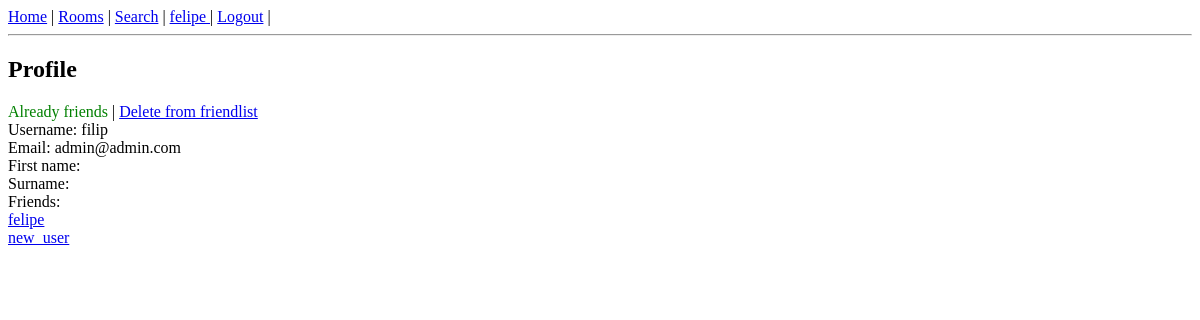
Page /user/filip (signed in) on the earlier database version.
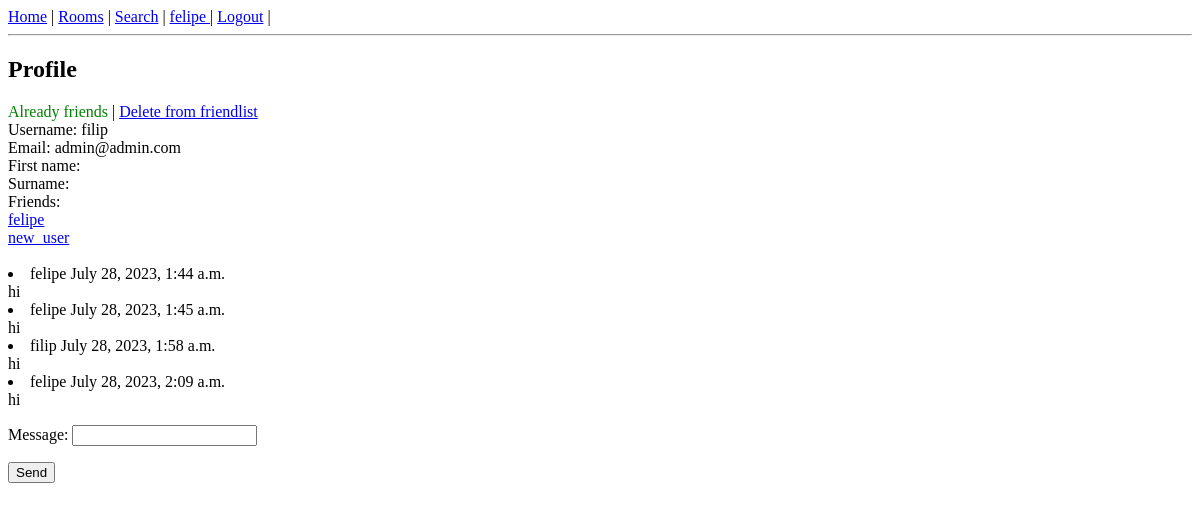
Same page on the later database version.
### viperchat/models.py (models this page shows, shortened)
class User(AbstractUser):
    friends = models.ManyToManyField('self', blank=True)
    username = models.SlugField(unique=True, max_length=150)
    class Meta:
        permissions = [
            ('display_user_profile', 'Can display user informations'),
        ]

class Message(models.Model):
    room = models.ForeignKey(Room, on_delete=models.CASCADE, blank=True, null=True)
    author = models.ForeignKey(User, on_delete=models.CASCADE, related_name='author')
    message_receiver = models.ForeignKey(User, on_delete=models.CASCADE, related_name='message_receiver', blank=True, null=True)
    content = models.TextField()
    date_created = models.DateTimeField(auto_now_add=True)
    date_edited = models.DateTimeField(null=True, blank=True)
    class Meta:
        permissions = [
            ("delete_message_from_room", "Can delete message from room"),
        ]

### viperchat/views.py (the view, shortened to what this page needs)
# urls.py: path('user/<slug:username>', vchat.UserProfile.as_view(), name='user_detail'),
class UserProfile(LoginRequiredMixin, FormMixin, DetailView):
    model = User
    template_name = 'viperchat/user_profile.html'
    context_object_name = 'user'
    form_class = SendMessageForm
    def get_object(self, queryset=None):
        username = self.kwargs['username']
        user = User.objects.get(username=username)
        return user
    def get_context_data(self, **kwargs):
        context = super().get_context_data(**kwargs)
        friend_request = FriendRequest.objects.filter(sender=self.request.user, receiver=self.get_object())
        friend_request_mirror = FriendRequest.objects.filter(sender=self.get_object(), receiver=self.request.user)
        user_rooms = Room.objects.filter(creator=self.request.user)
        context['friend_request'] = friend_request
        context['friend_request_mirror'] = friend_request_mirror
        context['user_rooms'] = user_rooms
        if self.request.user in self.get_object().friends.all():
            friend_messages = Message.objects.filter(author=self.get_object(), message_receiver=self.request.user)
            logged_user_messages = Message.objects.filter(author=self.request.user, message_receiver=self.get_object())
            context['chat'] = (friend_messages | logged_user_messages).order_by('date_created')
            return context
        return context

### viperchat/forms.py
class SendMessageForm(forms.Form):
    message = forms.CharField(max_length=255)

### templates/viperchat/user_profile.html (shortened to what this page needs)
{% extends 'viperchat/base.html' %}
{% block content %}
<h2>Profile</h2>
{% if request.user == user %}
<a href="{% url 'edit_profile' user.username %}">Edit profile</a> |
<a href="{% url 'notification_list' user.username %}">Notifications</a> |
<a href="{% url 'friend_request_list' user.username %}">Friend requests</a> |
<a href="{% url 'logged_user_rooms' user.username %}">Your rooms</a><br>
{% else %}
{% if friend_request.exists %}
    {% for request in friend_request %}
    {% if request.status == 'waiting' %}
        <a href="{% url 'friend_request_delete' request.pk %}">Cancel friend request</a><br>
    {% endif %}
    {% endfor %}
{% elif request.user in user.friends.all %}
<span style="color : green">Already friends</span> | <a href="{% url 'delete_friend' user.username %}">Delete from friendlist</a><br>
{% elif friend_request_mirror.exists %}
    {% for request in friend_request_mirror%}
    <a href="{% url 'friend_request_detail' request.pk %}">User sent you invitation</a><br>
    {% endfor %}
{% else %}
    <a href="{% url 'friend_notification' user.username %}">Add friend</a><br>
{% endif %}
{% endif %}
Username: {{ user.username }} <br>
Email: {{ user.email }}<br>
First name: {{ user.first_name }}<br>
Surname: {{ user.last_name }}<br>
Friends: <br>{% for friend in user.friends.all %}
            <a href="{% url 'user_detail' friend.username %}">{{ friend.username }} </a><br>
        {% endfor %}
<br>
{% if chat.exists %}
{% for message in chat %}
<li> {{ message.author }} {{ message.date_created }} <br>{{ message.content }}
{% endfor %}
<form method="POST" action="">
    {{ form.as_p }}
    <input type="submit" value="Send">
</form>
{% endif %}
{% endblock %}

### templates/viperchat/base.html (shortened to what this page needs)
<!DOCTYPE html>
<html lang="en">
<head>
</head>
<body>
    <a href="{% url 'home' %}">Home</a> |
    <a href="{% url 'rooms' %}">Rooms</a> |
    <a href="{% url 'search' %}">Search</a> |
    {% if user.is_authenticated %}
        <a href="{% url 'user_detail' request.user.username %}">{{ request.user.username }} </a> |
        <a href="{% url 'account_logout' %}">Logout</a> |
    {% else %}
        <a href="{% url 'account_login' %}">Login</a> |
        <a href="{% url 'account_signup' %}">Register</a> |
    {% endif %}
    <hr>
    {% block content %}{% endblock %}
</body>
</html>

Differences in the rows shown:
added Message: author "felipe", date_created "July 28, 2023, 1:44 a.m.", content "hi"
added Message: author "felipe", date_created "July 28, 2023, 1:45 a.m.", content "hi"
added Message: author "filip", date_created "July 28, 2023, 1:58 a.m.", content "hi"
added Message: author "felipe", date_created "July 28, 2023, 2:09 a.m.", content "hi"
Other differences:
form field value: (not shown) → "Send"
text now shown: "Message:"
